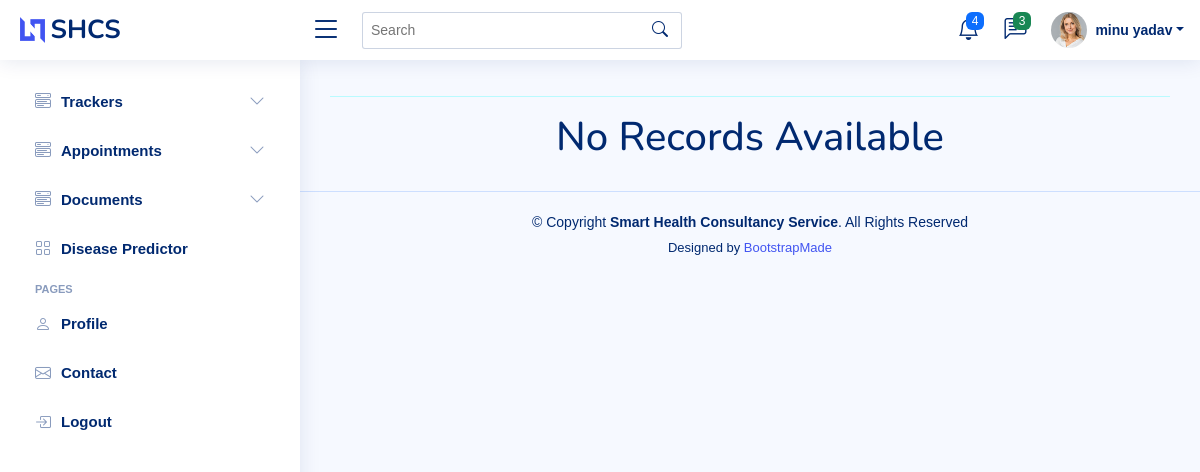
The page /check_status/ (signed in) on the database as committed earlier.
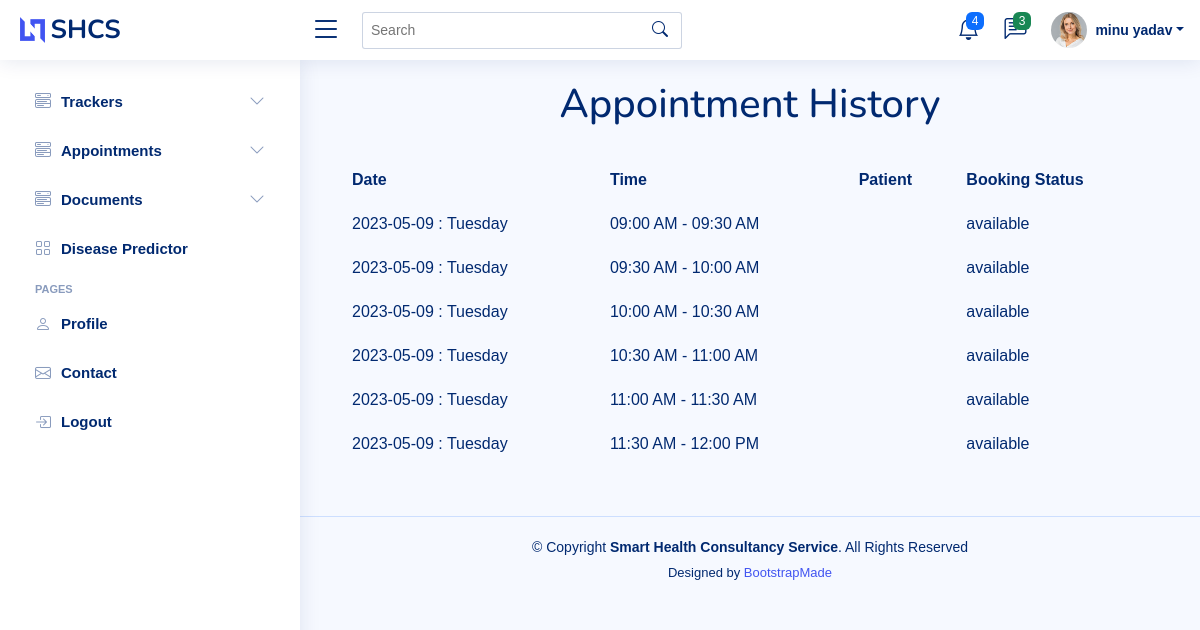
The same page on the database as committed later.
### myapp/models.py (models this page shows, shortened)
class User(AbstractBaseUser):
    first_name = models.CharField(max_length=25,blank=True)
    last_name = models.CharField(max_length=25,blank=True)
    phone_number = models.CharField(max_length=14,blank=True)
    email = models.EmailField(verbose_name='Email',max_length=255,unique=True,blank=True)
    gender = models.CharField(choices=(('male','male'),('female','female')),max_length=10,blank=True)
    user_type = models.CharField(choices=(('doctor','doctor'),('patient','patient'),('handler_team','handler_team')),default="patient",max_length=17,blank=True)
    address = models.TextField(max_length=200,null=True,blank=True)
    is_active = models.BooleanField(default=True)
    is_admin = models.BooleanField(default=False)
    objects = UserManager()
    USERNAME_FIELD = 'email'
    REQUIRED_FIELDS = ['first_name','last_name','phone_number','gender','user_type']
    def __str__(self):
        return self.email

class Appointment(models.Model):
    doctor = models.ForeignKey(to=Doctor,on_delete=models.PROTECT,related_name='doctor')
    appointment_date = models.CharField(max_length=30)
    start_time = models.CharField(max_length=20,default=None)
    end_time = models.CharField(max_length=20,default=None)
    appointment_status = models.CharField(choices=(('available','available'),('confirmed','confirmed'),('cancelled','cancelled')),default="available",max_length=17,blank=True)
    booked_by = models.ForeignKey(to=User,on_delete=models.PROTECT,related_name='patient',null=True,blank=True)
    cancelled_by = models.CharField(choices=(('doctor','doctor'),('patient','patient')),max_length=15,null=True,blank=True)
    is_available = models.BooleanField(default=True)
    booked_on = models.DateTimeField(auto_now_add=True)

### myapp/views.py (the view)
# urls.py: path('check_status/',views.check_status)
def check_status(request):
    appointment_data = Appointment.objects.filter(doctor=request.user)
    return render(request,'appointment_status.html',{'appointment_data':appointment_data})

### myapp/templates/appointment_status.html (shortened to what this page needs)
<!DOCTYPE html>
<html lang="en">
<head>
    <meta content="width=device-width, initial-scale=1.0" name="viewport"> {% load static %}
    <link href={% static "assets/vendor/bootstrap/css/bootstrap.min.css" %} rel="stylesheet">
    <link href={% static "assets/vendor/bootstrap-icons/bootstrap-icons.css" %} rel="stylesheet">
    <link href={% static "assets/vendor/boxicons/css/boxicons.min.css" %} rel="stylesheet">
    <link href={% static "assets/vendor/quill/quill.snow.css" %} rel="stylesheet">
    <link href={% static "assets/vendor/quill/quill.bubble.css" %} rel="stylesheet">
    <link href={% static "assets/vendor/remixicon/remixicon.css" %} rel="stylesheet">
    <link href={% static "assets/vendor/simple-datatables/style.css" %} rel="stylesheet">
    <link href={% static "assets/css/style.css" %} rel="stylesheet">
    <link href={% static "assets/css/apt_history.css" %} rel="stylesheet">
</head>
<body>
    <header id="header" class="header fixed-top d-flex align-items-center">
        <div class="d-flex align-items-center justify-content-between">
            <a href="index.html" class="logo d-flex align-items-center">
                <img src={% static "assets/img/logo.png" %} alt="">
                <span class="d-none d-lg-block">SHCS</span>
            </a>
            <i class="bi bi-list toggle-sidebar-btn"></i>
        </div>
        <div class="search-bar">
            <form class="search-form d-flex align-items-center" method="POST" action="#">
                <input type="text" name="query" placeholder="Search" title="Enter search keyword">
                <button type="submit" title="Search"><i class="bi bi-search"></i></button>
            </form>
        </div>
        <nav class="header-nav ms-auto">
            <ul class="d-flex align-items-center">
                <li class="nav-item dropdown">
                    <a class="nav-link nav-icon" href="#" data-bs-toggle="dropdown">
                        <i class="bi bi-bell"></i>
                        <span class="badge bg-primary badge-number">4</span>
                    </a>
                </li>
                <li class="nav-item dropdown">
                    <a class="nav-link nav-icon" href="#" data-bs-toggle="dropdown">
                        <i class="bi bi-chat-left-text"></i>
                        <span class="badge bg-success badge-number">3</span>
                    </a>
                </li>
                <li class="nav-item dropdown pe-3">
                    <a class="nav-link nav-profile d-flex align-items-center pe-0" href="#" data-bs-toggle="dropdown">
                        {% if user.gender == 'male' %}<img src={% static "assets/img/profile-img.jpg" %} alt="Profile" class="rounded-circle">{% else %}<img src={% static "assets/img/messages-2.jpg" %} alt="Profile" class="rounded-circle">{% endif %}
                        <span class="d-none d-md-block dropdown-toggle ps-2">{{user.first_name}} {{user.last_name}}</span>
                    </a>
                </li>
            </ul>
        </nav>
    </header>
    <aside id="sidebar" class="sidebar">
        <ul class="sidebar-nav" id="sidebar-nav">
          <li class="nav-item">
            <a class="nav-link collapsed" data-bs-target="#components-nav" data-bs-toggle="collapse" href="#">
              <i class="bi bi-menu-button-wide"></i><span>Trackers</span><i class="bi bi-chevron-down ms-auto"></i>
            </a>
          </li>
          <li class="nav-item">
            <a class="nav-link collapsed" data-bs-target="#Appointments" data-bs-toggle="collapse" href="#">
              <i class="bi bi-menu-button-wide"></i><span>Appointments</span><i class="bi bi-chevron-down ms-auto"></i>
            </a>
          </li>
          <li class="nav-item">
            <a class="nav-link collapsed" data-bs-target="#Documents" data-bs-toggle="collapse" href="#">
              <i class="bi bi-menu-button-wide"></i><span>Documents</span><i class="bi bi-chevron-down ms-auto"></i>
            </a>
          </li>
          <li class="nav-item">
            <a class="nav-link collapsed" href="/dashboard/">
              <i class="bi bi-grid"></i>
              <span>Disease Predictor</span>
            </a>
          </li>
          <li class="nav-heading">Pages</li>
          <li class="nav-item">
            <a class="nav-link collapsed" href="/profile/">
              <i class="bi bi-person"></i>
              <span>Profile</span>
            </a>
          </li>
          <li class="nav-item">
            <a class="nav-link collapsed" href="#">
              <i class="bi bi-envelope"></i>
              <span>Contact</span>
            </a>
          </li>
          <li class="nav-item">
            <a class="nav-link collapsed" href="/logout/">
              <i class="bi bi-box-arrow-in-right"></i>
              <span>Logout</span>
            </a>
          </li>
        </ul>
      </aside>
    <main id="main" class="main">
        {% if appointment_data %}
        <h1> Appointment History</h1>
        <div class="container">
                    <table>
                        <thead>
                            <tr>
                                <th>Date</th>
                                <th>Time</th>
                                <th>Patient</th>
                                <th>Booking Status</th>
                            </tr>
                        </thead>
                        <tbody>{% for data in appointment_data %}<tr>
                        <td>{{data.appointment_date}}</td>
                        <td>{{data.start_time}} - {{data.end_time}}</td>
                        <td>{{data.booked_by.first_name}} {{data.booked_by.last_name}}</td>
                        <td>{{data.appointment_status}}</td>
                    </tr>{% endfor %}{% else %}<hr><h1>No Records Available</h1>{% endif %}
                </tbody>
            </table>
        </div>
    </main>
    <footer id="footer" class="footer">
        <div class="copyright">
            &copy; Copyright <strong><span>Smart Health Consultancy Service</span></strong>. All Rights Reserved
        </div>
        <div class="credits">
            Designed by <a href="https://bootstrapmade.com/">BootstrapMade</a>
        </div>
    </footer>
</body>
</html>

### myapp/static/assets/css/style.css (style rules this page uses)
:root { scroll-behavior: smooth; }
body { font-family: "Open Sans", sans-serif; background: #f6f9ff; color: #444444; }
a { color: #4154f1; text-decoration: none; }
h1, h2, h3, h4, h5, h6 { font-family: "Nunito", sans-serif; }
#main { margin-top: 60px; padding: 20px 30px; transition: all 0.3s; }
.logo { line-height: 1; }
@media (min-width: 1200px) { .logo { width: 280px; } }
.logo img { max-height: 26px; margin-right: 6px; }
.logo span { font-size: 26px; font-weight: 700; color: #012970; font-family: "Nunito", sans-serif; }
.header { transition: all 0.5s; z-index: 997; height: 60px; box-shadow: 0px 2px 20px rgba(1, 41, 112, 0.1); background-color: #fff; padding-left: 20px; }
.header .toggle-sidebar-btn { font-size: 32px; padding-left: 10px; cursor: pointer; color: #012970; }
.header .search-bar { min-width: 360px; padding: 0 20px; }
.header .search-form { width: 100%; }
.header .search-form input { border: 0; font-size: 14px; color: #012970; border: 1px solid rgba(1, 41, 112, 0.2); padding: 7px 38px 7px 8px; border-radius: 3px; transition: 0.3s; width: 100%; }
.header .search-form button { border: 0; padding: 0; margin-left: -30px; background: none; }
.header .search-form button i { color: #012970; }
.header-nav ul { list-style: none; }
.header-nav>ul { margin: 0; padding: 0; }
.header-nav .nav-icon { font-size: 22px; color: #012970; margin-right: 25px; position: relative; }
.header-nav .nav-profile { color: #012970; }
.header-nav .nav-profile img { max-height: 36px; }
.header-nav .nav-profile span { font-size: 14px; font-weight: 600; }
.header-nav .badge-number { position: absolute; inset: -2px -5px auto auto; font-weight: normal; font-size: 12px; padding: 3px 6px; }
.sidebar { position: fixed; top: 60px; left: 0; bottom: 0; width: 300px; z-index: 996; transition: all 0.3s; padding: 20px; overflow-y: auto; scrollbar-width: thin; scrollbar-color: #aab7cf transparent; box-shadow: 0px 0px 20px rgba(1, 41, 112, 0.1); background-color: #fff; }
@media (min-width: 1200px) { #main, #footer { margin-left: 300px; } }
.sidebar-nav { padding: 0; margin: 0; list-style: none; }
.sidebar-nav li { padding: 0; margin: 0; list-style: none; }
.sidebar-nav .nav-item { margin-bottom: 5px; }
.sidebar-nav .nav-heading { font-size: 11px; text-transform: uppercase; color: #899bbd; font-weight: 600; margin: 10px 0 5px 15px; }
.sidebar-nav .nav-link { display: flex; align-items: center; font-size: 15px; font-weight: 600; color: #4154f1; transition: 0.3; background: #f6f9ff; padding: 10px 15px; border-radius: 4px; }
.sidebar-nav .nav-link i { font-size: 16px; margin-right: 10px; color: #4154f1; }
.sidebar-nav .nav-link.collapsed { color: #012970; background: #fff; }
.sidebar-nav .nav-link.collapsed i { color: #899bbd; }
.sidebar-nav .nav-link .bi-chevron-down { margin-right: 0; transition: transform 0.2s ease-in-out; }
.footer { padding: 20px 0; font-size: 14px; transition: all 0.3s; border-top: 1px solid #cddfff; }
.footer .copyright { text-align: center; color: #012970; }
.footer .credits { padding-top: 5px; text-align: center; font-size: 13px; color: #012970; }

### myapp/static/assets/css/apt_history.css (style rules this page uses)
body { font-family: Arial, sans-serif; margin: 0; padding: 0; color: aqua; }
h1 { color: #012970; text-decoration: none; text-align: center; margin-bottom: 10px; font-family: "Nunito", sans-serif; }
table { color: #012970; border-collapse: collapse; margin: 30px 0; width: 100%; align-content: center; }
th, td { padding: 10px; text-align: left; }
.container { margin: 0 auto; width: 100%; color: #000; }

Rows that differ between the two databases and show on the page:
added Appointment: appointment_date "2023-05-09 : Tuesday", start_time "09:00 AM", end_time "09:30 AM", appointment_status "available"
added Appointment: appointment_date "2023-05-09 : Tuesday", start_time "09:30 AM", end_time "10:00 AM", appointment_status "available"
added Appointment: appointment_date "2023-05-09 : Tuesday", start_time "10:00 AM", end_time "10:30 AM", appointment_status "available"
added Appointment: appointment_date "2023-05-09 : Tuesday", start_time "10:30 AM", end_time "11:00 AM", appointment_status "available"
added Appointment: appointment_date "2023-05-09 : Tuesday", start_time "11:00 AM", end_time "11:30 AM", appointment_status "available"
added Appointment: appointment_date "2023-05-09 : Tuesday", start_time "11:30 AM", end_time "12:00 PM", appointment_status "available"
Other text that changed with them:
text no longer shown: "No Records Available"
text now shown: "Appointment History Date Time Patient Booking Status"
